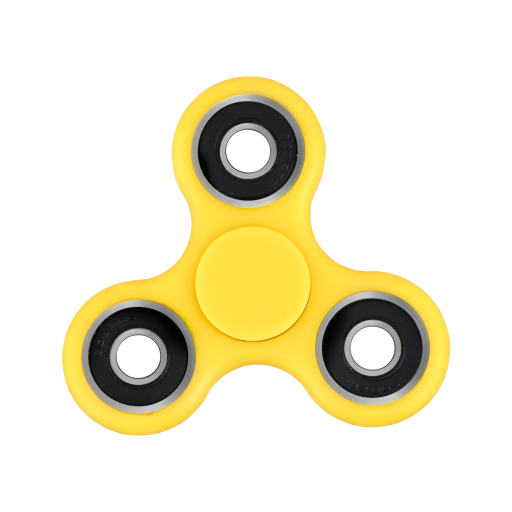
#> input picture assets/spinner.png, 1024 x 1024 px (shown at 1/2 size)
$ python make_textures.py ../assets/spinner.png
#> lines starting #> are read from the running program, lines starting #| are printed output that depends on the picture
#!/usr/bin/env python3
"""Convert assets/spinner.png into GX textures for FidgetWii.

The photo is split into two layers that are drawn on top of each other:

  data/body.bin    IA8, 512x512  - the plastic body as a grey shade map. It is
                                   multiplied by the selected color at runtime.
  data/detail.bin  RGBA8, 512x512 - bearings and anything that is not plastic,
                                   drawn untinted over the body.

The image is re-centred on the spinner's centre of mass so it rotates around
the middle cap instead of wobbling. Requires Pillow.
"""
import colorsys
import math
import sys
from pathlib import Path

from PIL import Image

SIZE = 512
ROOT = Path(__file__).resolve().parent.parent
SRC = ROOT / "assets" / "spinner.png"
OUT = ROOT / "data"


def smoothstep(e0, e1, x):
    t = min(max((x - e0) / (e1 - e0), 0.0), 1.0)
    return t * t * (3 - 2 * t)


def recentre(im):
    w, h = im.size
#> w = 1024; h = 1024
    alpha = im.getchannel("A").load()
    total = sx = sy = 0.0
    for y in range(h):
        for x in range(w):
            a = alpha[x, y]
            if a:
                total += a
                sx += a * x
                sy += a * y
#> after the loop, sx = 3.62e+10; sy = 4.11e+10; total = 71475455
    cx, cy = sx / total, sy / total
#> cx = 507; cy = 574.7
    radius = 0.0
    for y in range(h):
        for x in range(w):
            if alpha[x, y] > 8:
                radius = max(radius, math.hypot(x - cx, y - cy))
    radius += 4
    box = (round(cx - radius), round(cy - radius), round(cx + radius), round(cy + radius))
#> box = (78, 146, 936, 1004)
    print(f"centre ({cx:.1f}, {cy:.1f}) radius {radius:.1f}")
#| centre (507.0, 574.7) radius 429.0
    return im.crop(box).resize((SIZE, SIZE), Image.LANCZOS)
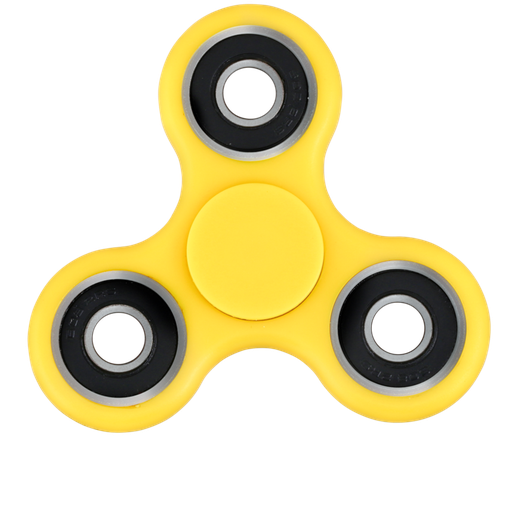
#> returned value: PIL image 512x512 RGBA; mean R, G, B, A 74.2, 66.1, 29.5, 97.1; transparent parts drawn white


def body_mask(r, g, b):
    h, s, v = colorsys.rgb_to_hsv(r / 255, g / 255, b / 255)
    # The source spinner is yellow plastic; hue ~ 0.15
    hue_dist = min(abs(h - 0.15), 1 - abs(h - 0.15))
    return smoothstep(0.25, 0.55, s) * (1 - smoothstep(0.06, 0.12, hue_dist)) * smoothstep(0.15, 0.45, v), v


def tile(width, height, bw, bh, pixel_bytes):
    """Yield pixel coordinates in GX block order."""
    for ty in range(0, height, bh):
        for tx in range(0, width, bw):
            yield [(tx + x, ty + y) for y in range(bh) for x in range(bw)]


def main():
    im = recentre(Image.open(SRC).convert("RGBA"))
    px = im.load()

    body = {}
    detail = {}
    for y in range(SIZE):
        for x in range(SIZE):
            r, g, b, a = px[x, y]
            m, v = body_mask(r, g, b)
            # Plastic shading normalised so the flat body colour maps to white
            shade = min(255, round(v * 255 / 0.98))
            body[x, y] = (a, shade)
            detail[x, y] = (round(a * (1 - m)), r, g, b)
#> after the loop, body = 262144 items; detail = 262144 items

    OUT.mkdir(exist_ok=True)

    ia8 = bytearray()
    for block in tile(SIZE, SIZE, 4, 4, 2):
        for p in block:
            ia8 += bytes(body[p])
    (OUT / "body.bin").write_bytes(ia8)

    rgba8 = bytearray()
    for block in tile(SIZE, SIZE, 4, 4, 4):
        ar = bytearray()
        gb = bytearray()
        for p in block:
            a, r, g, b = detail[p]
            ar += bytes((a, r))
            gb += bytes((g, b))
        rgba8 += ar + gb
    (OUT / "detail.bin").write_bytes(rgba8)

    if "--preview" in sys.argv:
        prev = Image.new("RGBA", (SIZE * 2, SIZE), (40, 40, 60, 255))
        bl = Image.new("RGBA", (SIZE, SIZE))
        dl = Image.new("RGBA", (SIZE, SIZE))
        for (x, y), (a, s) in body.items():
            bl.putpixel((x, y), (round(s * 0.2), round(s * 0.5), s, a))
        for (x, y), (a, r, g, b) in detail.items():
            dl.putpixel((x, y), (r, g, b, a))
        left = Image.alpha_composite(Image.new("RGBA", (SIZE, SIZE), (40, 40, 60, 255)), bl)
        left = Image.alpha_composite(left, dl)
        prev.paste(left, (0, 0))
        prev.paste(Image.alpha_composite(Image.new("RGBA", (SIZE, SIZE), (40, 40, 60, 255)), dl), (SIZE, 0))
        prev.save(OUT.parent / "build_preview.png")


if __name__ == "__main__":
    main()
